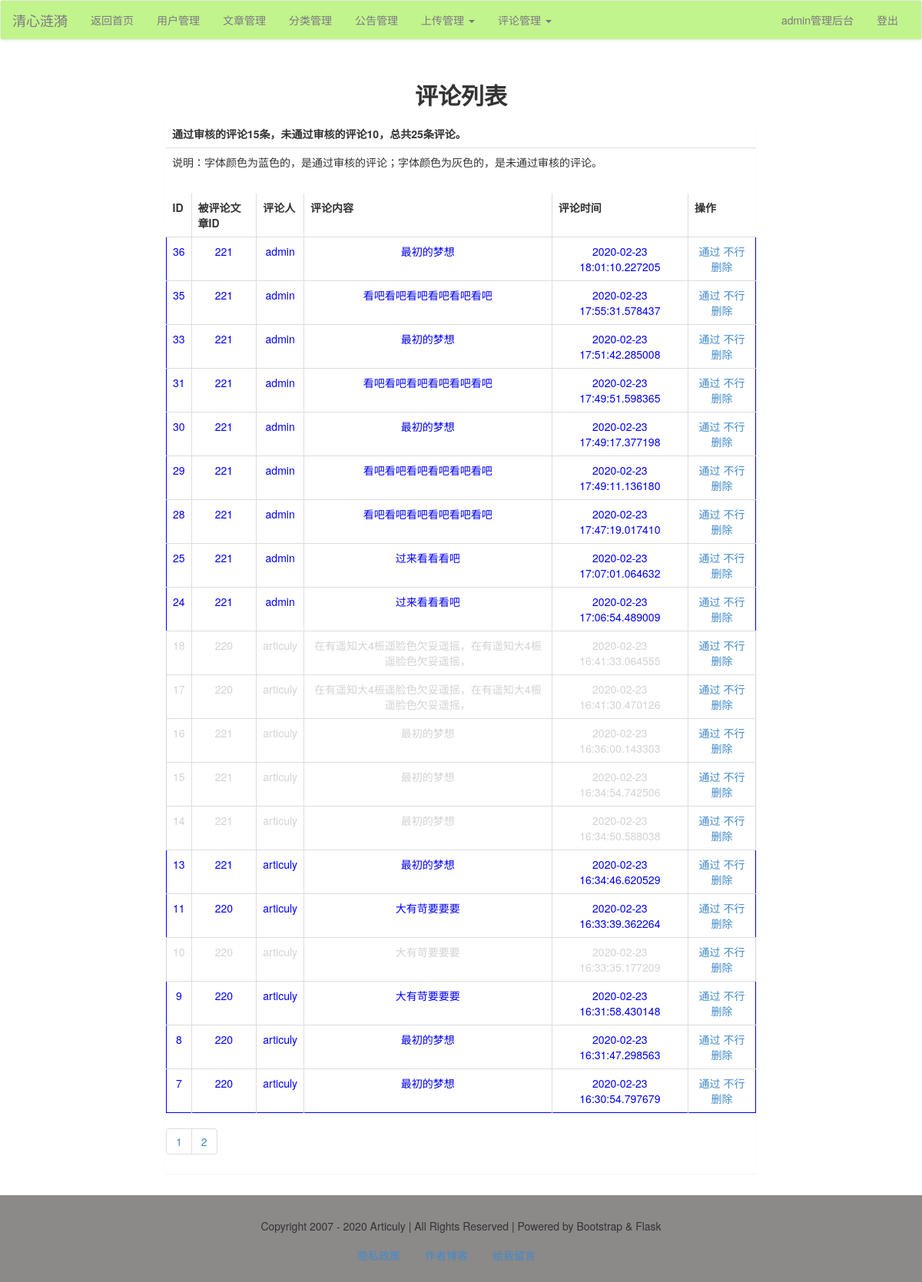
/admin/comment/list/ (signed in), run on the app's committed database.
### models.py (models this page shows)
class Comment(db.Model):
    id = db.Column(db.Integer, primary_key=True)
    audited = db.Column(db.Integer)
    article_id = db.Column(db.Integer, db.ForeignKey('article.id'))
    author = db.Column(db.String, db.ForeignKey('user.username'))
    time = db.Column(db.DateTime, default=datetime.now)
    content = db.Column(db.String)

### admin/comment.py (the view)
@admin_app.route("/comment/list/<int:page>", methods=['get', 'post'])
@admin_app.route("/comment/list/", defaults={'page': 1}, methods=['get', 'post'])
def comment_list(page):
    res = Comment.query.filter(Comment.audited != None).order_by(Comment.time.desc()).paginate(page, 20)
    audited_comment = Comment.query.filter(Comment.audited == 1).count()
    failed_comment = Comment.query.filter(Comment.audited == 2).count()
    comments = res.items
    pageList = res.iter_pages()
    total = res.total
    pages = res.pages
    return render_template("admin/comment/comment_list.html", comments=comments, pageList=pageList, total=total,
                           pages=pages, audited_comment=audited_comment, failed_comment=failed_comment)

### admin/admin_app.py (called while the page is built)
@admin_app.before_request
@login_required
def is_admin():
    print(session['user'])
    if session['user'] != 'admin':
        print('user is someone else.')
        return redirect(url_for('login'))

### app.py (called while the page is built)
@app.context_processor
def account():
    username = session.get('user')
    return {'username': username}

@app.context_processor
def getCateList():
    cates = Category.query.all()
    return {'cates': cates}

### libs.py (called while the page is built)
def login_required(func):
    @wraps(func)
    def decorator_nest(*args, **kwargs):
        if not 'user' in session:
            return redirect(url_for('login'))
        else:
            print(func)
            return func(*args, **kwargs)
    return decorator_nest

### templates/admin/comment/comment_list.html (shortened to what this page needs)
{% extends "admin/admin_base.html" %}
{% block content %}
    <div class="container-fluid">
        <div class="row">
            <div class="main col-lg-8 col-lg-offset-2 col-md-10 col-md-offset-1 col-sm-12 col-xs-12">
                <h2 class="text-center"><b>评论列表</b></h2>
                <div class="panel">
                    <table class="table">
                        <tr>
                            <td><b>通过审核的评论{{ audited_comment }}条，未通过审核的评论{{ failed_comment }}，总共{{ total }}条评论。</b></td>
                        </tr>
                        <tr>
                            <td>说明：字体颜色为蓝色的，是通过审核的评论；字体颜色为灰色的，是未通过审核的评论。</td>
                        </tr>
                    </table>
                    <table class="table table-bordered">
                        <tr>
                            <th>ID</th>
                            <th>被评论文章ID</th>
                            <th>评论人</th>
                            <th>评论内容</th>
                            <th>评论时间</th>
                            <th>操作</th>
                        </tr>
                        {% for comment in comments %}
                            <tr id="comment_{{ comment.id }}" class="text-center">
                                <td>{{ comment.id }}</td>
                                <td>{{ comment.article_id }}</td>
                                <td>{{ comment.author }}</td>
                                <td>{{ comment.content }}</td>
                                <td>{{ comment.time }}</td>
                                <td>
                                    <a href="javascript:audited({{ comment.id }})">通过</a>
                                    <a href="javascript:failed({{ comment.id }})">不行</a>
                                    <a href="javascript:delComment({{ comment.id }})">删除</a>
                                </td>
                            </tr>
                        {% endfor %}
                    </table>
                    <ul class="pagination">
                        {% for page in pageList %}
                            {% if page!=None %}
                                <li><a href="{{ url_for("admin_app.comment_list", page=page) }}">{{ page }}</a></li>
                            {% else %}
                                <li><a href="#">...</a></li>
                            {% endif %}
                        {% endfor %}
                    </ul>
                </div>
            </div>
        </div>
    </div>
{% endblock %}

### data on the page
Comment: id "36", article_id "221", author "admin", content "最初的梦想", time "2020-02-23 18:01:10.227205"
Comment: id "35", article_id "221", author "admin", content "看吧看吧看吧看吧看吧看吧", time "2020-02-23 17:55:31.578437"
Comment: id "33", article_id "221", author "admin", content "最初的梦想", time "2020-02-23 17:51:42.285008"
Comment: id "31", article_id "221", author "admin", content "看吧看吧看吧看吧看吧看吧", time "2020-02-23 17:49:51.598365"
Comment: id "30", article_id "221", author "admin", content "最初的梦想", time "2020-02-23 17:49:17.377198"
Comment: id "29", article_id "221", author "admin", content "看吧看吧看吧看吧看吧看吧", time "2020-02-23 17:49:11.136180"
Comment: id "28", article_id "221", author "admin", content "看吧看吧看吧看吧看吧看吧", time "2020-02-23 17:47:19.017410"
Comment: id "25", article_id "221", author "admin", content "过来看看看吧", time "2020-02-23 17:07:01.064632"
Comment: id "24", article_id "221", author "admin", content "过来看看看吧", time "2020-02-23 17:06:54.489009"
Comment: id "18", article_id "220", author "articuly", content "在有遥知大4桭遥脸色欠妥遥摇，在有遥知大4桭遥脸色欠妥遥摇，", time "2020-02-23 16:41:33.064555"
Comment: id "17", article_id "220", author "articuly", content "在有遥知大4桭遥脸色欠妥遥摇，在有遥知大4桭遥脸色欠妥遥摇，", time "2020-02-23 16:41:30.470126"
Comment: id "16", article_id "221", author "articuly", content "最初的梦想", time "2020-02-23 16:36:00.143303"
Comment: id "15", article_id "221", author "articuly", content "最初的梦想", time "2020-02-23 16:34:54.742506"
Comment: id "14", article_id "221", author "articuly", content "最初的梦想", time "2020-02-23 16:34:50.588038"
Comment: id "13", article_id "221", author "articuly", content "最初的梦想", time "2020-02-23 16:34:46.620529"
Comment: id "11", article_id "220", author "articuly", content "大有苛要要要", time "2020-02-23 16:33:39.362264"
Comment: id "10", article_id "220", author "articuly", content "大有苛要要要", time "2020-02-23 16:33:35.177209"
Comment: id "9", article_id "220", author "articuly", content "大有苛要要要", time "2020-02-23 16:31:58.430148"
Comment: id "8", article_id "220", author "articuly", content "最初的梦想", time "2020-02-23 16:31:47.298563"
Comment: id "7", article_id "220", author "articuly", content "最初的梦想", time "2020-02-23 16:30:54.797679"

### other printed values
{{ username }} "admin"
{{ audited_comment }} "15"
{{ failed_comment }} "10"
{{ total }} "25"
{{ page }} "1" "2"
